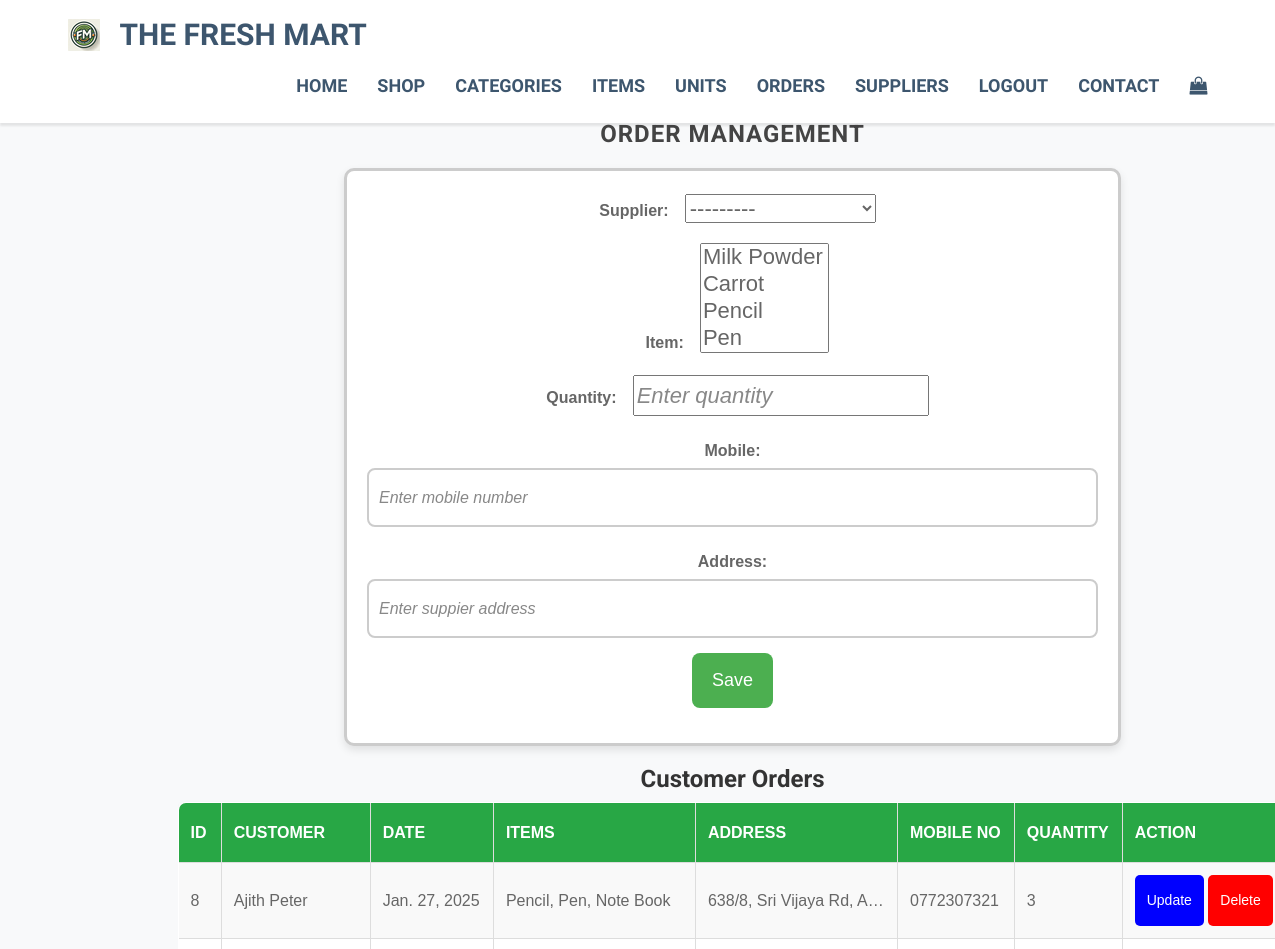
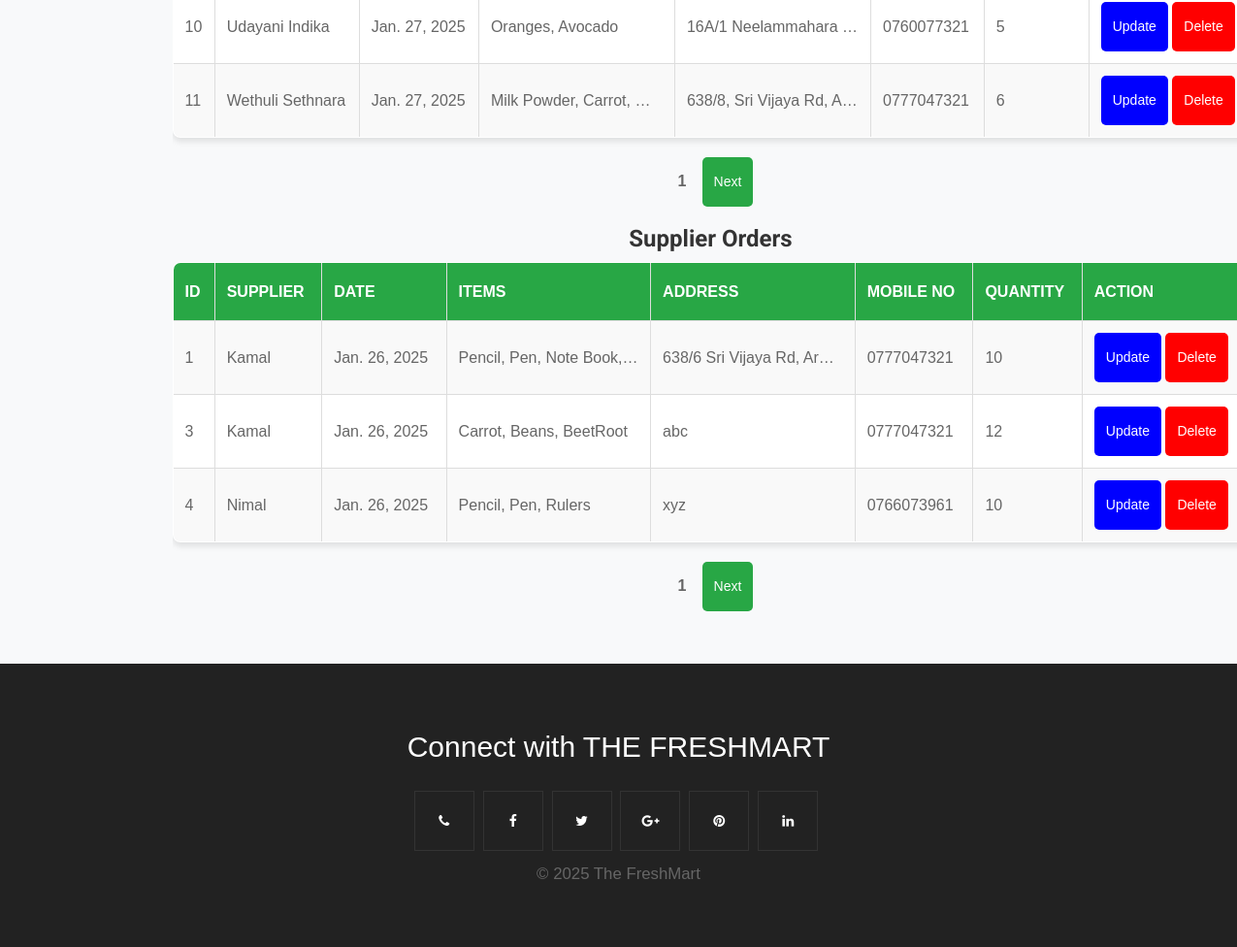
Page /app/order/ (signed in) on the committed database (2 pictures, top to bottom).
### app/models.py (models this page shows, shortened)
class Order(models.Model):
    customer = models.ForeignKey(Customer, null=True, blank=True, on_delete=models.SET_NULL)
    supplier = models.ForeignKey(Supplier, null=True, blank=True, on_delete=models.SET_NULL)
    item = models.ManyToManyField(Item)  # Change from ForeignKey to ManyToManyField
    quantity = models.PositiveIntegerField()
    date = models.DateField(auto_now_add=True)
    mobile = models.CharField(max_length=10)
    address = models.TextField()

class Customer(models.Model):
    name = models.CharField(max_length=50)
    mobileno = models.CharField(max_length=10)
    def __str__(self):
        return self.name

class Item (models.Model):
    name = models.CharField(max_length = 20)
    description = models.CharField(max_length=255, default="-")
    price = models.DecimalField(max_digits = 8, decimal_places = 2)
    image = models.ImageField(upload_to = 'items')
    category = models.ForeignKey(category, on_delete = models.CASCADE)
    unit = models.ForeignKey(unit, on_delete = models.CASCADE)
    def __str__(self):
        return self.name

class Supplier(models.Model):
    name = models.CharField(max_length=50)
    mobileno = models.CharField(max_length=10)
    items = models.ManyToManyField(Item, related_name="suppliers")  # A supplier provides specific items
    def __str__(self):
        return self.name

### app/views.py (the view)
# urls.py: path('order/', views.orderview, name='order'),
@login_required
def orderview(request):
    customer_orders = Order.objects.filter(customer__isnull=False)
    supplier_orders = Order.objects.filter(supplier__isnull=False)
    customer_paginator = Paginator(customer_orders, 3)
    customer_page_number = request.GET.get('customer_page')
    customer_page = customer_paginator.get_page(customer_page_number)
    supplier_paginator = Paginator(supplier_orders, 3)
    supplier_page_number = request.GET.get('supplier_page')
    supplier_page = supplier_paginator.get_page(supplier_page_number)
    if request.method == 'POST':
        form = OrderForm(request.POST)
        if form.is_valid():
            form.save()
            form = OrderForm()
            return redirect('order')  # Redirect to the same page after saving
    else:
        form = OrderForm()
    context = {
        'form': form,
        'customer_page': customer_page,
        'supplier_page': supplier_page,
    }
    return render(request, 'order.html', context)

### app/forms.py
class OrderForm(forms.ModelForm):
    class Meta:
        model = Order
        fields = ['supplier', 'item', 'quantity', 'mobile', 'address']
        widgets = {
            'address': forms.TextInput(attrs={'class': 'input-field', 'placeholder': 'Enter suppier address'}),
            'mobile': forms.TextInput(attrs={'class': 'input-field', 'placeholder': 'Enter mobile number'}),
            'quantity': forms.NumberInput(attrs={'class': 'input-field', 'placeholder': 'Enter quantity'}),
        }

### app/templates/order.html (shortened to what this page needs)
{% extends "base.html" %}
{% block content %}
<div class="item content management">
    <div class="container">
        <div class="col-md-12 col-md-offset-1">
            <div class="slide-text order">
                <div>
                    <h2><span class="uppercase">Order Management</h2>
                    <div class="form-container">
                        <form method="POST">
                            {{ form }}
                            <button class="form-button" type="submit">Save</button>
                        </form>
                    </div>
                    <h3>Customer Orders</h3>
                    <table border="1">
                        <tr>
                            <th>Id</th>
                            <th>Customer</th>
                            <th>Date</th>
                            <th>Items</th>
                            <th>Address</th>
                            <th>Mobile No</th>
                            <th>Quantity</th>
                            <th>Action</th>
                        </tr>
                        {% for order in customer_page %}
                        <tr>
                            <td>{{ order.id }}</td>
                            <td>{{ order.customer }}</td>
                            <td>{{ order.date }}</td>
                            <td class="truncate-text">{{ order.item.all|join:", " }}</td>
                            <td class="truncate-text">{{ order.address }}</td>
                            <td>{{ order.customer.mobileno }}</td>
                            <td>{{ order.quantity }}</td>
                            <td>
                                <button class="update-btn" style="background-color: blue; color: white;">
                                    <a href="{% url 'update_order' order.id %}?page={{ customer_page.number }}">Update</a>
                                </button>
                                <button class="delete-btn" style="background-color: red; color: white;">
                                    <a href="{% url 'delete_confirm_order' order.id %}?page={{ customer_page.number }}">Delete</a>
                                </button>
                            </td>
                        </tr>
                        {% endfor %}
                    </table>
                    <label>{{ customer_page.number }}</label>
                    {% if customer_page.has_next %}
                        <button><a href="?customer_page={{ customer_page.next_page_number }}">Next</a></button>
                    {% endif %}
                    <h3>Supplier Orders</h3>
                    <table border="1">
                        <tr>
                            <th>Id</th>
                            <th>Supplier</th>
                            <th>Date</th>
                            <th>Items</th>
                            <th>Address</th>
                            <th>Mobile No</th>
                            <th>Quantity</th>
                            <th>Action</th>
                        </tr>
                        {% for order in supplier_page %}
                        <tr>
                            <td>{{ order.id }}</td>
                            <td>{{ order.supplier }}</td>
                            <td>{{ order.date }}</td>
                            <td class="truncate-text">{{ order.item.all|join:", " }}</td>
                            <td  class="truncate-text">{{ order.address }}</td>
                            <td>{{ order.supplier.mobileno }}</td>
                            <td>{{ order.quantity }}</td>
                            <td>
                                <button class="update-btn" style="background-color: blue; color: white;">
                                    <a href="{% url 'update_order' order.id %}?page={{ supplier_page.number }}">Update</a>
                                </button>
                                <button class="delete-btn" style="background-color: red; color: white;">
                                    <a href="{% url 'delete_confirm_order' order.id %}?page={{ supplier_page.number }}">Delete</a>
                                </button>
                            </td>
                        </tr>
                        {% endfor %}
                    </table>
                    <label>{{ supplier_page.number }}</label>
                    {% if supplier_page.has_next %}
                        <button><a href="?supplier_page={{ supplier_page.next_page_number }}">Next</a></button>
                    {% endif %}
                </div>
            </div>
        </div>
    </div>
</div>
<br><br>
{% endblock %}

### app/static/css/style.css (style rules this page uses)
body { font-family:Roboto; font-weight:300; font-size:16px; color:#777; line-height:1.7; }
h1,h2,h3,h4,h5,h6 { font-family:Roboto; font-weight:700; }
.item.content,.item.portfolio,.item.team,.item.pricing,.item.contact { padding-top:40px; padding-bottom:0px; }
.item.content.management { margin-top: 80px;; }
.slide-text { position:relative; color:#666; overflow:hidden; text-align:center; font-size:22px; font-weight:300; line-height:35px; max-width:75%; margin:0px auto; margin-top:0px; }
.slide-text { position:relative; color:#666; overflow:hidden; text-align:center; font-size:22px; font-weight:300; line-height:35px; max-width:75%; margin:0px auto; }
.slide-text.order, .slide-text.item { max-width: 100%; }
.slide-text h2 { font-style:normal; font-size:24px; line-height:28px; color:#444; text-transform:uppercase; letter-spacing:1px; margin-bottom:15px; margin-top:0; }
button { background-color: #27ae60; color: white; padding: 8px 12px; border: none; border-radius: 5px; cursor: pointer; }
body { font-family: 'Arial', sans-serif; background-color: #f4f4f9; margin: 0; padding: 0; }
.form-container { width: 70%; margin: 20px auto; padding: 20px; border: 3px solid #ccc; border-radius: 10px; background-color: #ffffff; box-shadow: 0 4px 8px rgba(0, 0, 0, 0.1); }
.form-container { margin: 20px auto; }
input[type="text"], input[type="email"], input[type="password"], textarea { border: 2px solid #cccccc; border-radius: 8px; padding: 10px; font-size: 16px; width: 100%; transition: all 0.3s ease-in-out; }
input::placeholder, textarea::placeholder { color: #888888; font-style: italic; }
button[type="submit"] { background-color: #4caf50; color: white; border: none; border-radius: 8px; padding: 10px 20px; font-size: 18px; cursor: pointer; transition: background-color 0.3s ease-in-out; }
form > * { margin-bottom: 15px; }
body { font-family: Arial, sans-serif; background-color: #f8f9fa; margin: 0; padding: 0; }
h2, h3 { color: #333; }
a { text-decoration: none; color: inherit; }

### app/static/css/tables.css (style rules this page uses)
table { width: 100%; border-collapse: collapse; margin-bottom: 20px; background-color: #fff; border: 1px solid #ddd; border-radius: 8px; box-shadow: 0 4px 6px rgba(0, 0, 0, 0.1); overflow: hidden; }
table th, table td { border: 1px solid #ddd; text-align: left; padding: 12px; font-size: 16px; }
table th { background-color: #28a745; color: white; text-transform: uppercase; font-weight: bold; }
table tr:nth-child(even) { background-color: #f9f9f9; }
button { background-color: #28a745; color: white; border: none; padding: 8px 12px; border-radius: 5px; cursor: pointer; font-size: 14px; transition: background-color 0.3s ease; }
button a { color: white; text-decoration: none; }
label { font-size: 16px; margin: 0 10px; font-weight: bold; }
a { text-decoration: none; }
.truncate-text { max-width: 200px; white-space: nowrap; overflow: hidden; text-overflow: ellipsis; }

### rows in the picture
Order: id "8", customer "Ajith Peter", date "Jan. 27, 2025", item.all "Pencil, Pen, Note Book", address "638/8, Sri Vijaya Rd, A…", customer.mobileno "0772307321", quantity "3"
Order: id "10", customer "Udayani Indika", date "Jan. 27, 2025", item.all "Oranges, Avocado", address "16A/1 Neelammahara…", customer.mobileno "0760077321", quantity "5"
Order: id "11", customer "Wethuli Sethnara", date "Jan. 27, 2025", item.all "Milk Powder, Carrot,…", address "638/8, Sri Vijaya Rd, A…", customer.mobileno "0777047321", quantity "6"
Order: id "1", supplier "Kamal", date "Jan. 26, 2025", item.all "Pencil, Pen, Note Book,…", address "638/6 Sri Vijaya Rd, Ara…", supplier.mobileno "0777047321", quantity "10"
Order: id "3", supplier "Kamal", date "Jan. 26, 2025", item.all "Carrot, Beans, BeetRoot", address "abc", supplier.mobileno "0777047321", quantity "12"
Order: id "4", supplier "Nimal", date "Jan. 26, 2025", item.all "Pencil, Pen, Rulers", address "xyz", supplier.mobileno "0766073961", quantity "10"

### other values in the picture
{{ customer_page.number }} "1"
{{ supplier_page.number }} "1"
